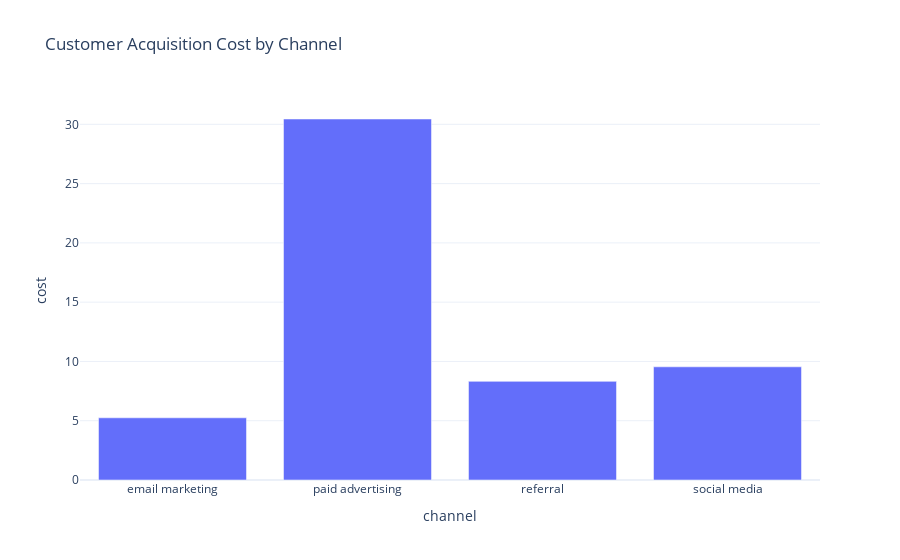

The cell this chart's notebook holds for it:
### Code cell
cost_by_channel = data.groupby('channel')['cost'].mean().reset_index()

fig = px.bar(cost_by_channel, 
             x='channel', 
             y='cost', 
             title='Customer Acquisition Cost by Channel')
fig.show()

### Figure 1 — Plotly figure (JSON) as saved in the notebook; plotly's stock layout.template omitted (floating-point values rounded to 4 significant figures)
{"data": [{"alignmentgroup": "True", "hovertemplate": "channel=%{x}<br>cost=%{y}<extra></extra>", "legendgroup": "", "marker": {"color": "#636efa", "pattern": {"shape": ""}}, "name": "", "offsetgroup": "", "orientation": "v", "showlegend": false, "textposition": "auto", "type": "bar", "x": ["email marketing", "paid advertising", "referral", "social media"], "xaxis": "x", "y": [5.246, 30.45, 8.32, 9.546], "yaxis": "y"}], "layout": {"autosize": true, "barmode": "relative", "legend": {"tracegroupgap": 0}, "title": {"text": "Customer Acquisition Cost by Channel"}, "xaxis": {"anchor": "y", "autorange": true, "domain": [0, 1], "range": [-0.5, 3.5], "title": {"text": "channel"}, "type": "category"}, "yaxis": {"anchor": "x", "autorange": true, "domain": [0, 1], "range": [0, 32.05], "title": {"text": "cost"}, "type": "linear"}}}
